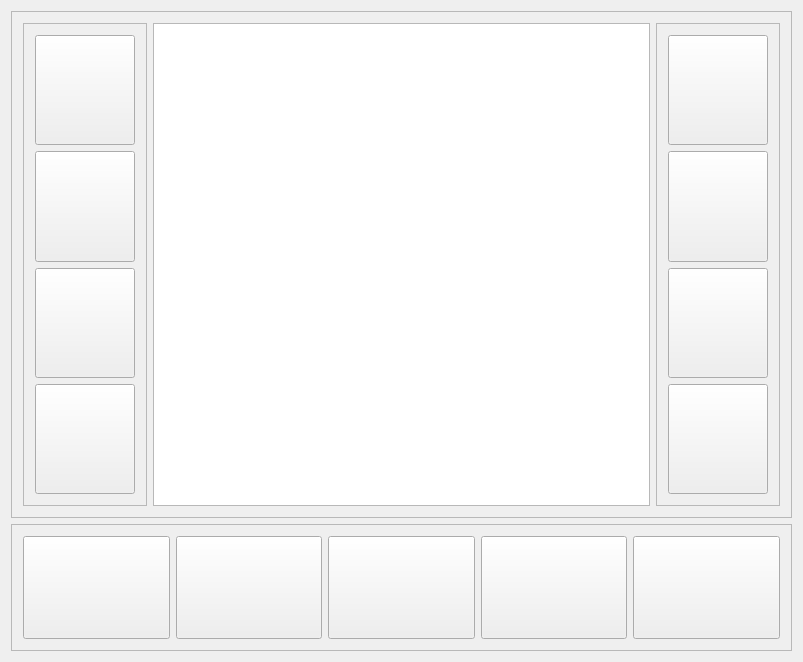
<?xml version="1.0" encoding="UTF-8"?>
<ui version="4.0">
 <class>MK_MainWindow</class>
 <widget class="QMainWindow" name="MK_MainWindow">
  <property name="geometry">
   <rect>
    <x>0</x>
    <y>0</y>
    <width>803</width>
    <height>662</height>
   </rect>
  </property>
  <property name="sizePolicy">
   <sizepolicy hsizetype="Preferred" vsizetype="Preferred">
    <horstretch>0</horstretch>
    <verstretch>0</verstretch>
   </sizepolicy>
  </property>
  <property name="windowTitle">
   <string>MediaKraken</string>
  </property>
  <widget class="QWidget" name="centralWidget">
   <layout class="QGridLayout" name="gridLayout">
    <item row="2" column="0">
     <widget class="QFrame" name="main_frame_bottom">
      <property name="sizePolicy">
       <sizepolicy hsizetype="Preferred" vsizetype="Preferred">
        <horstretch>1</horstretch>
        <verstretch>1</verstretch>
       </sizepolicy>
      </property>
      <property name="frameShape">
       <enum>QFrame::StyledPanel</enum>
      </property>
      <property name="frameShadow">
       <enum>QFrame::Raised</enum>
      </property>
      <layout class="QHBoxLayout" name="horizontalLayout">
       <item>
        <widget class="QPushButton" name="main_button_music">
         <property name="sizePolicy">
          <sizepolicy hsizetype="Preferred" vsizetype="Preferred">
           <horstretch>0</horstretch>
           <verstretch>0</verstretch>
          </sizepolicy>
         </property>
         <property name="text">
          <string/>
         </property>
         <property name="icon">
          <iconset>
           <normaloff>../images/headphone.png</normaloff>../images/headphone.png</iconset>
         </property>
        </widget>
       </item>
       <item>
        <widget class="QPushButton" name="main_button_movie">
         <property name="sizePolicy">
          <sizepolicy hsizetype="Preferred" vsizetype="Preferred">
           <horstretch>0</horstretch>
           <verstretch>0</verstretch>
          </sizepolicy>
         </property>
         <property name="text">
          <string/>
         </property>
         <property name="icon">
          <iconset>
           <normaloff>../images/movie_ticket.png</normaloff>../images/movie_ticket.png</iconset>
         </property>
        </widget>
       </item>
       <item>
        <widget class="QPushButton" name="main_button_tv">
         <property name="sizePolicy">
          <sizepolicy hsizetype="Preferred" vsizetype="Preferred">
           <horstretch>0</horstretch>
           <verstretch>0</verstretch>
          </sizepolicy>
         </property>
         <property name="text">
          <string/>
         </property>
         <property name="icon">
          <iconset>
           <normaloff>../images/television.png</normaloff>../images/television.png</iconset>
         </property>
        </widget>
       </item>
       <item>
        <widget class="QPushButton" name="main_button_tv_live">
         <property name="sizePolicy">
          <sizepolicy hsizetype="Preferred" vsizetype="Preferred">
           <horstretch>0</horstretch>
           <verstretch>0</verstretch>
          </sizepolicy>
         </property>
         <property name="text">
          <string/>
         </property>
         <property name="icon">
          <iconset>
           <normaloff>../images/television_live.png</normaloff>../images/television_live.png</iconset>
         </property>
        </widget>
       </item>
       <item>
        <widget class="QPushButton" name="main_button_home_movie">
         <property name="sizePolicy">
          <sizepolicy hsizetype="Preferred" vsizetype="Preferred">
           <horstretch>0</horstretch>
           <verstretch>0</verstretch>
          </sizepolicy>
         </property>
         <property name="text">
          <string/>
         </property>
         <property name="icon">
          <iconset>
           <normaloff>../images/vid_camera.png</normaloff>../images/vid_camera.png</iconset>
         </property>
        </widget>
       </item>
      </layout>
     </widget>
    </item>
    <item row="1" column="0">
     <widget class="QFrame" name="main_frame_media">
      <property name="sizePolicy">
       <sizepolicy hsizetype="Preferred" vsizetype="Preferred">
        <horstretch>4</horstretch>
        <verstretch>4</verstretch>
       </sizepolicy>
      </property>
      <property name="frameShape">
       <enum>QFrame::StyledPanel</enum>
      </property>
      <property name="frameShadow">
       <enum>QFrame::Raised</enum>
      </property>
      <layout class="QHBoxLayout" name="horizontalLayout_3">
       <item>
        <widget class="QFrame" name="main_frame_left">
         <property name="sizePolicy">
          <sizepolicy hsizetype="Preferred" vsizetype="Preferred">
           <horstretch>1</horstretch>
           <verstretch>4</verstretch>
          </sizepolicy>
         </property>
         <property name="frameShape">
          <enum>QFrame::StyledPanel</enum>
         </property>
         <property name="frameShadow">
          <enum>QFrame::Raised</enum>
         </property>
         <layout class="QVBoxLayout" name="verticalLayout">
          <item>
           <widget class="QPushButton" name="main_button_inprogress">
            <property name="sizePolicy">
             <sizepolicy hsizetype="Preferred" vsizetype="Preferred">
              <horstretch>0</horstretch>
              <verstretch>0</verstretch>
             </sizepolicy>
            </property>
            <property name="text">
             <string/>
            </property>
            <property name="icon">
             <iconset>
              <normaloff>../images/progress.png</normaloff>../images/progress.png</iconset>
            </property>
           </widget>
          </item>
          <item>
           <widget class="QPushButton" name="main_button_new">
            <property name="sizePolicy">
             <sizepolicy hsizetype="Preferred" vsizetype="Preferred">
              <horstretch>0</horstretch>
              <verstretch>0</verstretch>
             </sizepolicy>
            </property>
            <property name="text">
             <string/>
            </property>
            <property name="icon">
             <iconset>
              <normaloff>../images/new.png</normaloff>../images/new.png</iconset>
            </property>
           </widget>
          </item>
          <item>
           <widget class="QPushButton" name="main_button_games">
            <property name="sizePolicy">
             <sizepolicy hsizetype="Preferred" vsizetype="Preferred">
              <horstretch>0</horstretch>
              <verstretch>0</verstretch>
             </sizepolicy>
            </property>
            <property name="text">
             <string/>
            </property>
            <property name="icon">
             <iconset>
              <normaloff>../images/vid_game.png</normaloff>../images/vid_game.png</iconset>
            </property>
           </widget>
          </item>
          <item>
           <widget class="QPushButton" name="main_button_music_video">
            <property name="sizePolicy">
             <sizepolicy hsizetype="Preferred" vsizetype="Preferred">
              <horstretch>0</horstretch>
              <verstretch>0</verstretch>
             </sizepolicy>
            </property>
            <property name="text">
             <string/>
            </property>
            <property name="icon">
             <iconset>
              <normaloff>../images/music_vid.png</normaloff>../images/music_vid.png</iconset>
            </property>
           </widget>
          </item>
         </layout>
        </widget>
       </item>
       <item>
        <widget class="QGraphicsView" name="main_graphics">
         <property name="sizePolicy">
          <sizepolicy hsizetype="Expanding" vsizetype="Expanding">
           <horstretch>4</horstretch>
           <verstretch>4</verstretch>
          </sizepolicy>
         </property>
        </widget>
       </item>
       <item>
        <widget class="QFrame" name="main_frame_right">
         <property name="sizePolicy">
          <sizepolicy hsizetype="Preferred" vsizetype="Preferred">
           <horstretch>1</horstretch>
           <verstretch>4</verstretch>
          </sizepolicy>
         </property>
         <property name="frameShape">
          <enum>QFrame::StyledPanel</enum>
         </property>
         <property name="frameShadow">
          <enum>QFrame::Raised</enum>
         </property>
         <layout class="QVBoxLayout" name="verticalLayout_2">
          <item>
           <widget class="QPushButton" name="main_button_images">
            <property name="sizePolicy">
             <sizepolicy hsizetype="Preferred" vsizetype="Preferred">
              <horstretch>0</horstretch>
              <verstretch>0</verstretch>
             </sizepolicy>
            </property>
            <property name="text">
             <string/>
            </property>
            <property name="icon">
             <iconset>
              <normaloff>../images/photo.png</normaloff>../images/photo.png</iconset>
            </property>
           </widget>
          </item>
          <item>
           <widget class="QPushButton" name="main_button_radio">
            <property name="sizePolicy">
             <sizepolicy hsizetype="Preferred" vsizetype="Preferred">
              <horstretch>0</horstretch>
              <verstretch>0</verstretch>
             </sizepolicy>
            </property>
            <property name="text">
             <string/>
            </property>
            <property name="icon">
             <iconset>
              <normaloff>../images/radio.png</normaloff>../images/radio.png</iconset>
            </property>
           </widget>
          </item>
          <item>
           <widget class="QPushButton" name="main_button_books">
            <property name="sizePolicy">
             <sizepolicy hsizetype="Preferred" vsizetype="Preferred">
              <horstretch>0</horstretch>
              <verstretch>0</verstretch>
             </sizepolicy>
            </property>
            <property name="text">
             <string/>
            </property>
            <property name="icon">
             <iconset>
              <normaloff>../images/books.png</normaloff>../images/books.png</iconset>
            </property>
           </widget>
          </item>
          <item>
           <widget class="QPushButton" name="main_button_settings">
            <property name="sizePolicy">
             <sizepolicy hsizetype="Preferred" vsizetype="Preferred">
              <horstretch>0</horstretch>
              <verstretch>0</verstretch>
             </sizepolicy>
            </property>
            <property name="text">
             <string/>
            </property>
            <property name="icon">
             <iconset>
              <normaloff>../images/settings.png</normaloff>../images/settings.png</iconset>
            </property>
           </widget>
          </item>
         </layout>
        </widget>
       </item>
      </layout>
     </widget>
    </item>
   </layout>
  </widget>
 </widget>
 <layoutdefault spacing="6" margin="11"/>
 <resources/>
 <connections/>
</ui>
